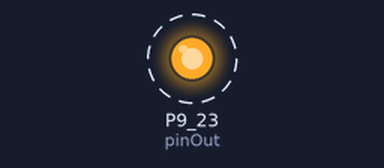
Bench run of a program on a simulated BeagleBone Black. Parts: output pins drawn as LEDs (lit = HIGH). Dashed ring = blinking.

Above: at 0.05 s.
Timing chart, 0 to 3.0 s (numbered marks = the images above):
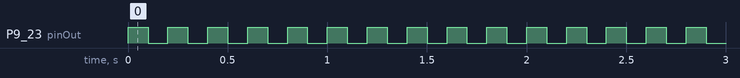

Measured:
- by itself, P9_23 (pinOut): alternates HIGH for 0.10 s and LOW for 0.10 s

The program:

blink.py
```python
#!/usr/bin/python

import Adafruit_BBIO.GPIO as GPIO
import time, os, sys

if not os.geteuid() == 0:
    sys.exit('Script must be run as root')

pinOut = "P9_23"
tDelay = 0.1

GPIO.setup(pinOut, GPIO.OUT)
while True:
	GPIO.output(pinOut, GPIO.HIGH)
	time.sleep(tDelay)
	GPIO.output(pinOut, GPIO.LOW)
	time.sleep(tDelay)
```
